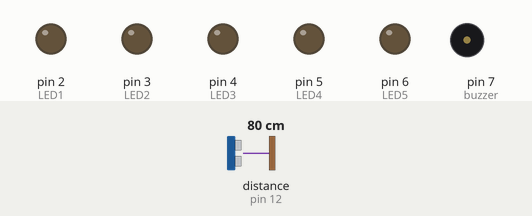
Recording of a sketch running on a simulated Arduino Uno, built with avr-gcc and run on an emulated ATmega328P. Shown: output pins drawn as LEDs (lit = HIGH), buzzer (waves = sounding, pin HIGH). Wiring (inferred from the names in the program): ultrasonic range finder: trigger pin 11; echo pin 12. The test bench sets the inputs (shaded band); at power-on: distance to the obstacle (sensor on pin 12) 80 cm. The echo pulse lasts 58.3 µs per cm; pins used as bus, display or sensor lines are not drawn; what the sketch prints to the serial monitor is not drawn.

Above: at 1.2 s.
1.3 s: distance to the obstacle (sensor on pin 12) set to 33 cm
2.8 s: distance to the obstacle (sensor on pin 12) set to 29 cm
At 3.6 s:
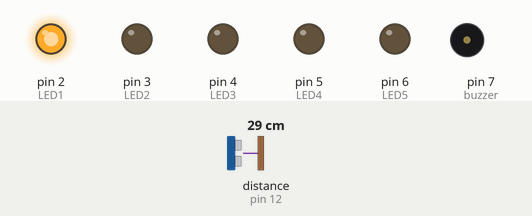
4.3 s: distance to the obstacle (sensor on pin 12) set to 22 cm
5.8 s: distance to the obstacle (sensor on pin 12) set to 19 cm
At 7.0 s:
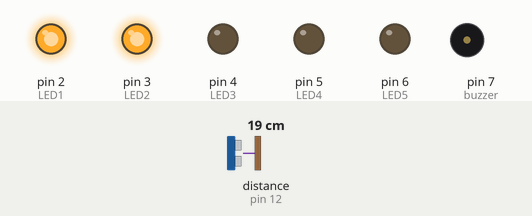
7.3 s: distance to the obstacle (sensor on pin 12) set to 17 cm
8.8 s: distance to the obstacle (sensor on pin 12) set to 13 cm
At 9.4 s:
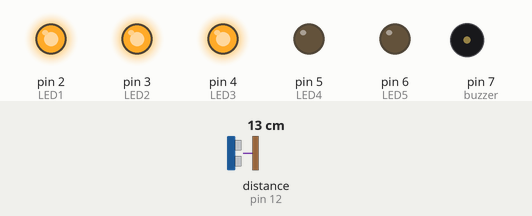
Timing chart, 0 to 11.3 s (numbered marks = the images above; inputs shaded):
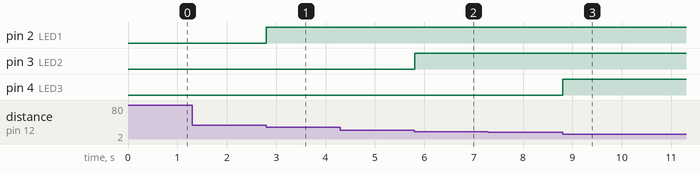

The sketch:

led_distance_indicator.ino
```cpp
#include <NewPing.h>

const int trig = 11;
const int echo = 12;

const int LED1 = 2;
const int LED2 = 3;
const int LED3 = 4;
const int LED4 = 5;
const int LED5 = 6;
int buzzer = 7;


int duration = 0;
int distance = 0;

void setup()
{
  pinMode(trig , OUTPUT);
  pinMode(echo , INPUT);
  pinMode(buzzer, OUTPUT);

  pinMode(LED1 , OUTPUT);
  pinMode(LED2 , OUTPUT);
  pinMode(LED3 , OUTPUT);
  pinMode(LED4 , OUTPUT);
  pinMode(LED5 , OUTPUT);


  Serial.begin(9600);

}

void loop()
{
  digitalWrite(trig , HIGH);
  delayMicroseconds(1000);
  digitalWrite(trig , LOW);


  duration = pulseIn(echo , HIGH);
  distance = (duration/2) / 28.5 ;
  Serial.println(distance);


  if ( distance <= 30  )
  {
    digitalWrite(LED1, HIGH);
  }
  else
  {
    digitalWrite(LED1, LOW);
  }
  if ( distance <= 20 )
  {
    digitalWrite(LED2, HIGH);
  }
  else
  {
    digitalWrite(LED2, LOW);
  }
  if ( distance <= 15 )
  {
    digitalWrite(LED3, HIGH);
  }
  else
  {
    digitalWrite(LED3, LOW);
  }
  if ( distance <= 10 )
  {
    digitalWrite(LED4, HIGH);
  }
  else
  {
    digitalWrite(LED4, LOW);
  }
  if ( distance <= 5 )
  {
    digitalWrite(LED5, HIGH);

    for (int i = 0; i < 80; i++) {
  digitalWrite(buzzer, HIGH);
  delay(1);
  digitalWrite(buzzer, LOW);
  delay(1);
  }
  delay(50);
  for (int j = 0; j < 100; j++) {
  digitalWrite(buzzer, HIGH);
  delay(2); // delay 2ms
  digitalWrite(buzzer, LOW);
  delay(2);
  }
  delay(100);
  }

  else
  {
    digitalWrite(LED5, LOW);
  }

  }
```

Measured:
- the behaviour switches between 31 and 30 cm on distance to the obstacle (sensor on pin 12) (found by bisection; images 0 and 1)
- the behaviour switches between 21 and 20 cm on distance to the obstacle (sensor on pin 12) (found by bisection; images 1 and 2)
- the behaviour switches between 16 and 15 cm on distance to the obstacle (sensor on pin 12) (found by bisection; images 2 and 3)
- after the input at 2.8 s, pin 2 (LED1): LOW → HIGH at once
- after the input at 5.8 s, pin 3 (LED2): LOW → HIGH at once
- after the input at 8.8 s, pin 4 (LED3): LOW → HIGH at once
